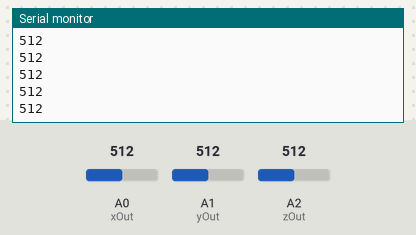
A sketch run on a simulated Arduino Uno, built with avr-gcc and run on an emulated ATmega328P. On the bench: the last lines printed to the serial monitor. The test bench sets the inputs (shaded band); at power-on: A0 (xOut) = 512, A1 (yOut) = 512, A2 (zOut) = 512.

Above: at 1.2 s.
1.3 s: A0 (xOut) set to 716
At 1.57 s:
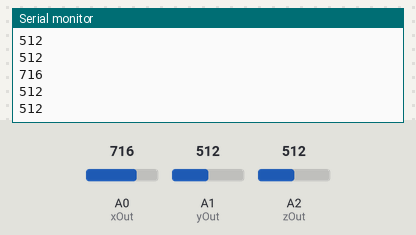
2.8 s: A1 (yOut) set to 306
At 2.97 s:
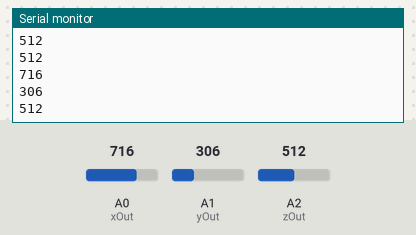
4.3 s: A2 (zOut) set to 900
At 4.58 s:
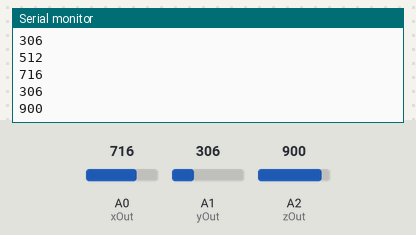
5.8 s: A2 (zOut) set to 1023
At 5.99 s:
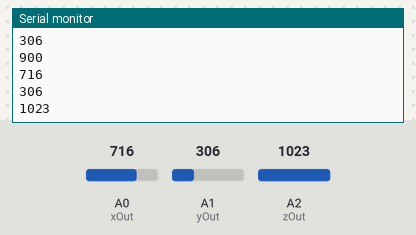
7.3 s: A1 (yOut) set to 122
At 7.59 s:
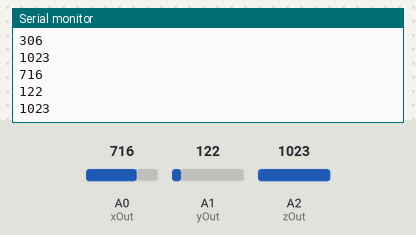
8.8 s: A0 (xOut) set to 511
At 9.0 s:
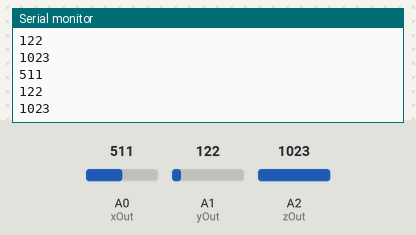
Timing chart, 0 to 11.3 s (numbered marks = the images above; inputs shaded):
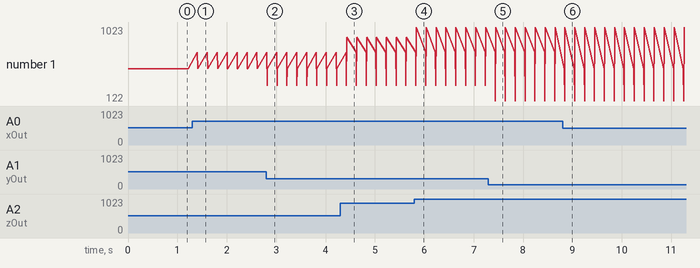

Measured:
- after the input at 1.3 s, the serial monitor: prints a new line after 0.11 s (image 1)
- after the input at 2.8 s, the serial monitor: prints a new line at once (image 2)
- after the input at 4.3 s, the serial monitor: prints a new line after 0.13 s (image 3)
- after the input at 5.8 s, the serial monitor: prints a new line at once (image 4)
- after the input at 7.3 s, the serial monitor: prints a new line after 0.14 s (image 5)
- after the input at 8.8 s, the serial monitor: prints a new line at once (image 6)
- plotted number 1: 512 → 900 after the input at 4.3 s, 900 → 1023 after the input at 5.8 s

The sketch:

Mega_analogRead.ino
```cpp
int xOut = A0;
int yOut = A1;
int zOut = A2;

void setup() {
  // put your setup code here, to run once:
Serial.begin(9600);

}

void loop() {
  // put your main code here, to run repeatedly:
  // Read values from analog sensor
int xVal = analogRead(xOut);
int yVal = analogRead(yOut);
int zVal = analogRead(zOut);
  // write values to Serial Monitor
Serial.println(xVal);
Serial.println(yVal);
Serial.println(zVal);
delay(200);
}
```
